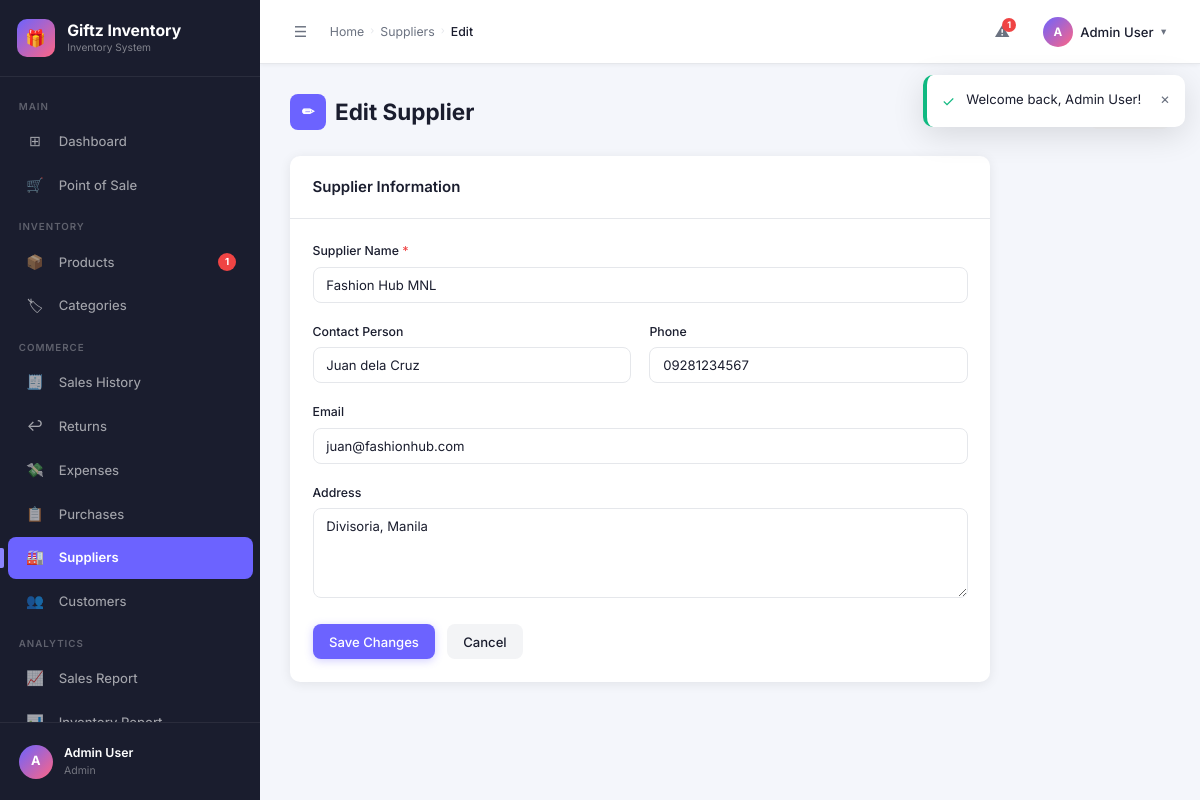
The app's page /suppliers/edit.php?id=2 (signed in) with its own data.
### tables this page shows
CREATE TABLE `suppliers` (
  `id`             INT UNSIGNED NOT NULL AUTO_INCREMENT,
  `name`           VARCHAR(150) NOT NULL,
  `contact_person` VARCHAR(100) DEFAULT NULL,
  `phone`          VARCHAR(30)  DEFAULT NULL,
  `email`          VARCHAR(150) DEFAULT NULL,
  `address`        TEXT         DEFAULT NULL,
  `created_at`     DATETIME     NOT NULL DEFAULT CURRENT_TIMESTAMP,
  `updated_at`     DATETIME     NOT NULL DEFAULT CURRENT_TIMESTAMP ON UPDATE CURRENT_TIMESTAMP,
  PRIMARY KEY (`id`)
);

### includes/functions.php (called while the page is built, shortened)
<?php
function e(string $str): string {
    return htmlspecialchars($str, ENT_QUOTES | ENT_SUBSTITUTE, 'UTF-8');
}

### suppliers/edit.php (the view, shortened to what this page needs)
<?php
require_once dirname(__DIR__) . '/includes/functions.php';
$pdo = db();
$id  = intval($_GET['id'] ?? 0);
$supplierStmt = $pdo->prepare('SELECT * FROM suppliers WHERE id=?');
$supplierStmt->execute([$id]);
$supplier = $supplierStmt->fetch();
require dirname(__DIR__) . '/includes/header.php';
?>
<div class="page-header">
    <h1 class="page-title"><span class="title-icon">✏</span> Edit Supplier</h1>
    <a href="<?= BASE_URL ?>/suppliers/index.php" class="btn btn-secondary">← Back</a>
</div>
<div class="card" style="max-width:700px">
    <div class="card-header"><div class="card-title">Supplier Information</div></div>
    <div class="card-body">
        <form method="POST">
            <div class="form-grid form-grid-2">
                <div class="form-group full-width">
                    <label class="form-label required">Supplier Name</label>
                    <input type="text" name="name" class="form-control" value="<?= e($supplier['name']) ?>" required>
                </div>
                <div class="form-group">
                    <label class="form-label">Contact Person</label>
                    <input type="text" name="contact_person" class="form-control" value="<?= e($supplier['contact_person'] ?? '') ?>">
                </div>
                <div class="form-group">
                    <label class="form-label">Phone</label>
                    <input type="text" name="phone" class="form-control" value="<?= e($supplier['phone'] ?? '') ?>">
                </div>
                <div class="form-group full-width">
                    <label class="form-label">Email</label>
                    <input type="email" name="email" class="form-control" value="<?= e($supplier['email'] ?? '') ?>">
                </div>
                <div class="form-group full-width">
                    <label class="form-label">Address</label>
                    <textarea name="address" class="form-control"><?= e($supplier['address'] ?? '') ?></textarea>
                </div>
            </div>
            <div class="form-actions" style="margin-top:1.25rem">
                <button type="submit" class="btn btn-primary">Save Changes</button>
                <a href="<?= BASE_URL ?>/suppliers/index.php" class="btn btn-secondary">Cancel</a>
            </div>
        </form>
    </div>
</div>
<?php require dirname(__DIR__) . '/includes/footer.php'; ?>

### assets/css/style.css (style rules this page uses)
:root { --sidebar-bg: #1A1D2E; --accent: #6C63FF; --accent-light: #8B85FF; --accent-dark: #5A52E0; --secondary: #FF6584; --body-bg: #F4F6FB; --card-bg: #FFFFFF; --text-primary: #1A1D2E; --text-muted: #6B7280; --border: #E5E7EB; --success: #10B981; --warning: #F59E0B; --danger: #EF4444; --info: #3B82F6; --purple: #8B5CF6; --radius: 10px; --shadow: 0 2px 12px rgba(0,0,0,.08); --shadow-lg: 0 8px 32px rgba(0,0,0,.12); --transition: .2s ease; --sidebar-w: 260px; --topbar-h: 64px; --font: 'Inter', system-ui, -apple-system, sans-serif; }
*, *::before, *::after { box-sizing: border-box; margin: 0; padding: 0; }
html { font-size: 15px; scroll-behavior: smooth; }
body { font-family: var(--font); background: var(--body-bg); color: var(--text-primary); min-height: 100vh; line-height: 1.6; }
a { color: var(--accent); text-decoration: none; transition: color var(--transition); }
button { cursor: pointer; font-family: inherit; }
.page-header { display: flex; align-items: center; justify-content: space-between; margin-bottom: 1.75rem; gap: 1rem; flex-wrap: wrap; }
.page-title { font-size: 1.5rem; font-weight: 700; color: var(--text-primary); display: flex; align-items: center; gap: .6rem; }
.page-title .title-icon { width: 36px; height: 36px; background: var(--accent); border-radius: 8px; display: grid; place-items: center; color: #fff; font-size: 1rem; flex-shrink: 0; }
.card { background: var(--card-bg); border-radius: var(--radius); box-shadow: var(--shadow); overflow: hidden; }
.card-header { padding: 1.25rem 1.5rem; border-bottom: 1px solid var(--border); display: flex; align-items: center; justify-content: space-between; gap: 1rem; }
.card-title { font-size: 1rem; font-weight: 600; color: var(--text-primary); display: flex; align-items: center; gap: .5rem; }
.card-body { padding: 1.5rem; }
.btn { display: inline-flex; align-items: center; gap: .45rem; padding: .55rem 1.1rem; border-radius: 8px; font-size: .875rem; font-weight: 500; border: none; transition: all var(--transition); white-space: nowrap; line-height: 1.4; cursor: pointer; }
.btn-primary { background: var(--accent); color: #fff; box-shadow: 0 2px 8px rgba(108,99,255,.3); }
.btn-secondary { background: #F3F4F6; color: var(--text-primary); }
.form-grid { display: grid; grid-template-columns: repeat(auto-fit, minmax(240px, 1fr)); gap: 1.25rem; }
.form-grid-2 { grid-template-columns: repeat(2, 1fr); }
.form-group { display: flex; flex-direction: column; gap: .4rem; }
.form-group.full-width { grid-column: 1 / -1; }
.form-label { font-size: .82rem; font-weight: 500; color: var(--text-primary); }
.form-label.required::after { content: ' *'; color: var(--danger); }
.form-control, select.form-control, textarea.form-control { width: 100%; padding: .6rem .85rem; border: 1.5px solid var(--border); border-radius: 8px; font-size: .875rem; font-family: inherit; color: var(--text-primary); background: var(--card-bg); transition: border-color var(--transition), box-shadow var(--transition); outline: none; }
textarea.form-control { resize: vertical; min-height: 90px; }
.form-actions { display: flex; gap: .75rem; padding-top: .5rem; flex-wrap: wrap; }

### records on screen
suppliers: name "Fashion Hub MNL", contact_person "Juan dela Cruz", phone "09281234567", email "juan@fashionhub.com", address "Divisoria, Manila"

### other values on screen
APP_NAME "Giftz Inventory"
$lowStock "1"
substr($user['name'], 0, 1) "A"
$user['name'] "Admin User"
$user['role'] "Admin"
$label "Suppliers"
$label "Edit"
$icon "✓"
$msg['message'] "Welcome back, Admin User!"
